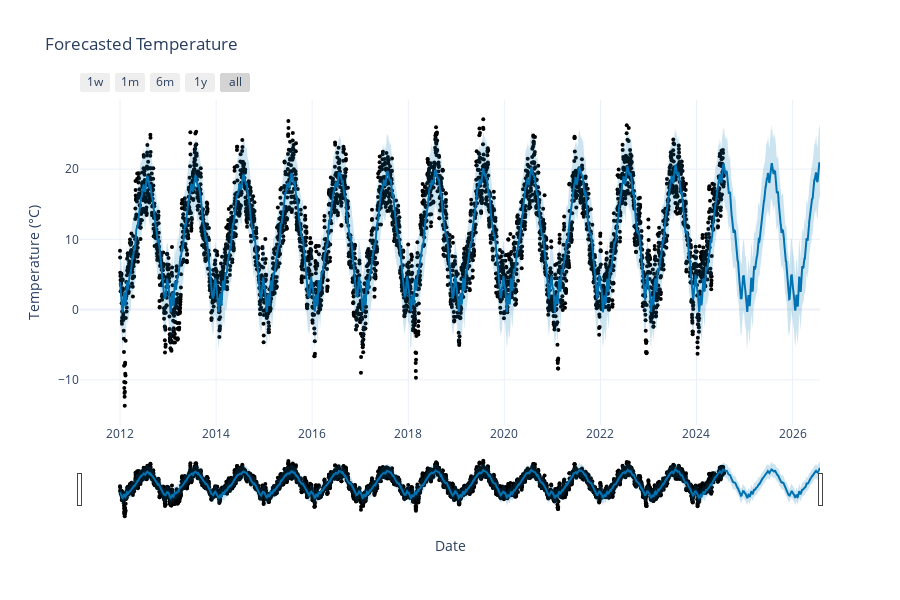

Notebook source saved alongside this figure:
### Code cell
import pandas as pd
from prophet import Prophet
from prophet.plot import plot_plotly
import plotly.graph_objs as go

# Load your data (adjust the path and data columns)
# Prepare data for Prophet
df_prophet = pd.DataFrame({
    'ds': df.index, 
    'y': df['Hydro (GWh)']
})

# Initialize the Prophet model
m = Prophet(
    seasonality_mode='multiplicative',
    changepoint_prior_scale = 0.01,
    holidays_prior_scale=1, 
    seasonality_prior_scale=10, 
    yearly_seasonality=20,
    weekly_seasonality=False,  
    daily_seasonality=False,
    scaling="absmax", 
    interval_width=0.9,   
)

# Add holidays for Germany to the data 
m.add_country_holidays(country_name='DE')

# Fit the model
m.fit(df_prophet)

# Make future predictions for the next 2 years (730 days)
future = m.make_future_dataframe(periods=730)
forecast = m.predict(future)

# Use Plotly for visualization 
fig = plot_plotly(m, forecast)

# Add additional layout elements if necessary
fig.update_layout(
    title="Forecasted Hydro Electricity Generation",
    xaxis_title="Date",
    yaxis_title="Hydro Electricity Generation (GWh)",
    legend=dict(
        x=1, y=1,
        xanchor="right",
        yanchor="top"
    ),
    template="plotly_white"
)

# Show the Plotly plot
fig.show()

### Figure 1 — Plotly figure (JSON) as saved in the notebook; plotly's stock layout.template omitted (floating-point values rounded to 4 significant figures; data arrays with more than 128 entries replaced by an {"elided": "..."} marker saying what was removed)
{"data": [{"marker": {"color": "black", "size": 4}, "mode": "markers", "name": "Actual", "type": "scatter", "x": {"elided": "4593 str values"}, "y": {"elided": "4593 float values"}}, {"hoverinfo": "skip", "line": {"width": 0}, "mode": "lines", "type": "scatter", "x": {"elided": "5323 str values"}, "y": {"elided": "5323 float values"}}, {"fill": "tonexty", "fillcolor": "rgba(0, 114, 178, 0.2)", "line": {"color": "#0072B2", "width": 2}, "mode": "lines", "name": "Predicted", "type": "scatter", "x": {"elided": "5323 str values"}, "y": {"elided": "5323 float values"}}, {"fill": "tonexty", "fillcolor": "rgba(0, 114, 178, 0.2)", "hoverinfo": "skip", "line": {"width": 0}, "mode": "lines", "type": "scatter", "x": {"elided": "5323 str values"}, "y": {"elided": "5323 float values"}}], "layout": {"height": 600, "legend": {"x": 1, "xanchor": "right", "y": 1, "yanchor": "top"}, "showlegend": false, "title": {"text": "Forecasted Temperature"}, "width": 900, "xaxis": {"rangeselector": {"buttons": [{"count": 7, "label": "1w", "step": "day", "stepmode": "backward"}, {"count": 1, "label": "1m", "step": "month", "stepmode": "backward"}, {"count": 6, "label": "6m", "step": "month", "stepmode": "backward"}, {"count": 1, "label": "1y", "step": "year", "stepmode": "backward"}, {"step": "all"}]}, "rangeslider": {"visible": true}, "title": {"text": "Date"}, "type": "date"}, "yaxis": {"title": {"text": "Temperature (°C)"}}}}
